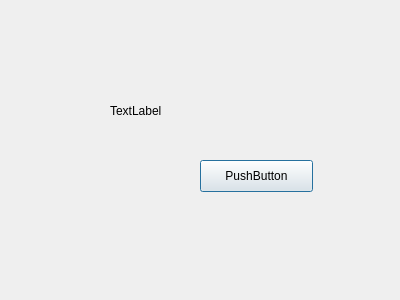
<?xml version="1.0" encoding="UTF-8"?>
<ui version="4.0">
 <class>Ring</class>
 <widget class="QDialog" name="Ring">
  <property name="geometry">
   <rect>
    <x>0</x>
    <y>0</y>
    <width>400</width>
    <height>300</height>
   </rect>
  </property>
  <property name="windowTitle">
   <string>Dialog</string>
  </property>
  <widget class="QLabel" name="label">
   <property name="geometry">
    <rect>
     <x>110</x>
     <y>90</y>
     <width>101</width>
     <height>41</height>
    </rect>
   </property>
   <property name="text">
    <string>TextLabel</string>
   </property>
  </widget>
  <widget class="QPushButton" name="pushButton">
   <property name="geometry">
    <rect>
     <x>200</x>
     <y>160</y>
     <width>113</width>
     <height>32</height>
    </rect>
   </property>
   <property name="text">
    <string>PushButton</string>
   </property>
  </widget>
 </widget>
 <resources/>
 <connections/>
</ui>
